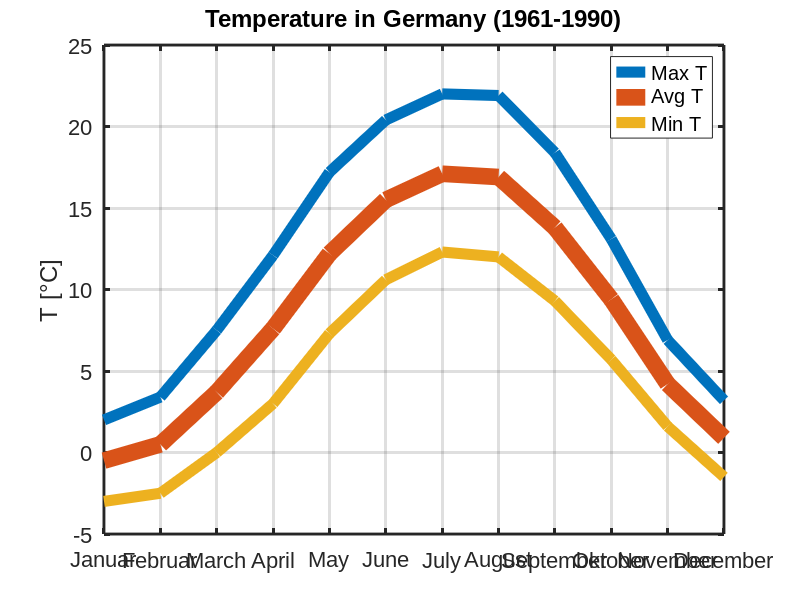

Here is the MATLAB script that generated this plot: (Note: this script raises an error after producing the figure.)
function tutorial_plot2svg
% First, let's look at the temperature in Germany depending on the month
% (averaged 1961-1990, source http://de.wikipedia.org/wiki/Klima)
name={'Januar','Februar','March','April','May','June','July','August','September','Oktober','November','December'};
avgT =[-0.5       0.5      3.7     7.6   12.2   15.5   17.1    16.9      13.8        9.4       4.2        0.9];
minT =[-3.0      -2.5      0.0     3.0    7.3   10.6   12.3    12.0       9.3        5.7       1.6       -1.5];
maxT =[ 2.0       3.4      7.5    12.1   17.2   20.4   22.0    21.9      18.4       13.1       6.9        3.2];
% Draw a new figure and set the default values for the text font
fig = figure;
set(fig,'DefaultAxesFontName','Arial')
set(fig,'DefaultAxesFontSize', 16)
% Let's plot the data
h = plot( 1:12, maxT, 1:12, avgT, 1:12, minT);
% Now we change the XTickLabels
set(gca, 'XTick', 1:12);
set(gca, 'XTickLabel', name);
% We change the LineWidth ...
set(h(2), 'LineWidth', 12);
set(h([1 3]), 'LineWidth', 8);
set(gca, 'LineWidth', 2);
% ... and add a legend
[h1,h2] = legend(h, {'Max T', 'Avg T', 'Min T'});
% Next we add a title, ylabel, grid, box on
title('Temperature in Germany (1961-1990)');
ylabel('T [°C]');
grid on
box on
axis([1 12 -5 25])

% Up to here we have created a standard Matlab figure.
% We create a svg plot as reference
plot2svg('temperature_standard.svg');
% Let's improve first the x-axis. The labels overlap. This doesn't look
% nice. Unfortunately, the tickmark labels do not have the same Matlab
% properties as standard text. Therfore, it is not possible to rotate them.
setting.svg.XTickLabelAngle = -40;
set(gca, 'UserData', setting);
% Just turning the labels won't help, as they would be cut at the bottom.
% Therfore, we shift the axes position up.
set(gca, 'Position', [0.13 0.21 0.720 0.715]);
% Now let's beautify the plot by adding some light and shadow
drop_shadow_lighting(h);
for i = 1:length(h2)
    if ~strcmp(get(h2(i),'Type'),'text')
        drop_shadow_lighting(h2(i));
    end
end
plot2svg('temperature_nicer.svg');
% But, this is not enough. To make it perfect we replace the line color by
% a background pixel image (1px x 50px). This pixel image is scaled to cover
% the whole axes region. 
colors = reshape(flipud(jet(50)),[50 1 3]);
imwrite(colors, 'gradient.png', 'png')
% To add the pixel image the used filter chain is modified.
drop_shadow_lighting_background(h, 'gradient.png');
for i = 1:length(h2)
    if ~strcmp(get(h2(i),'Type'),'text')
        drop_shadow_lighting_background(h2(i), 'gradient.png');
    end
end
plot2svg('temperature_perfect.svg');
% Filters are a very powerful feature of SVG. Unfortunately, not all SVG
% render tools give full support. The best browser for SVG filters at the
% moment seems to be Opera directly followed by Firefox. For Inkscape I had
% to add a workaround in the plot2svg as it does not correctly handle
% feImage filters. IE + RENESIS will not work as it does not support
% filters. IE + Adobe may work, but is not tested. The Safari browser may
% also fully support filters (not tested).



function drop_shadow_lighting(s)
% Draws a shadow and adds light effects.
% PRELIMINARY IMPLEMENTATION (Parameters may change)
% Parameters:
%   s : Array of plot object handles
svgBoundingBox(s, 'axes', 12, 'off');
svgGaussianBlur(s, 'SourceAlpha', 2, 'blur');
svgSpecularLightingDistant(s, 'blur', 1, 16, 2, 225, 45, 'lighting')
svgComposite(s, 'lighting', 'SourceGraphic', 'atop', 'obj');
svgGaussianBlur(s, 'SourceAlpha', 5, 'blur2');
svgOffset(s, 'blur2', [8 7], 'shade');
svgComposite(s, 'obj', 'shade', 'over', 'final');

function drop_shadow_lighting_background(s, background)
% Draws a shadow and adds light effects. The edge and face color of the
% elements is replaced by a background pixel graphic that is scaled to
% cover the axes
% PRELIMINARY IMPLEMENTATION (Parameters may change)
% Parameters:
%   s : Array of plot object handles
svgBoundingBox(s, 'axes', 12, 'off');
svgGaussianBlur(s, 'SourceAlpha', 2, 'blur');
svgSpecularLightingDistant(s, 'blur', 1, 16, 2, 225, 45, 'lighting')
svgImage(s, background, 'none', 'pic');
svgComposite(s, 'pic', 'SourceGraphic', 'atop', 'cut_pic');
svgComposite(s, 'lighting', 'cut_pic', 'atop', 'obj');
svgGaussianBlur(s, 'SourceAlpha', 5, 'blur2');
svgOffset(s, 'blur2', [8 7], 'shade');
svgComposite(s, 'obj', 'shade', 'over', 'final');


function svgBoundingBox(s, type, overlap, visible)
% Configures the bounding box of a SVG filter
% PRELIMINARY IMPLEMENTATION (Parameters may change)
% Parameters:
%   s : Array of plot object handles
%   type : [axes, element, relative]
%          Sets the filter bounding box to cover the axis reagion (axes), the
%          element extension (element or relative). Axes gives usually the
%          best results but may be slower.
%   overlap : Many filters need an overlap to work correctly.
%             Typical values for type 'axes' and 'element' -> 10
%             Typical values for type 'relative' -> 0.1
%   visible : Debugging functionality to see the bounding box used for an
%             object
for i = 1:length(s)
    userdata = get(s(i),'UserData');
    userdata.svg.BoundingBox.Visible = visible;    % Useful for debugging of bounding box for filters
    userdata.svg.BoundingBox.Type = type;          % [axes, element, relative]
    userdata.svg.BoundingBox.Overlap = overlap;
    set(s(i),'UserData', userdata);
end


function svgSpecularLightingDistant(s, source, specularConstant, specularExponent, surfaceScale, azimuth, elevation, result)
% Adds a feSpecularLighting SVG filter with distant light source
% PRELIMINARY IMPLEMENTATION (Parameters may change)
% Parameters:
%   s : Array of plot object handles
%   source : Any previous defined filter result string, 'SourceGraphic',
%            or 'SourceAlpha'.
%   specularConstant : Specular constant
%   specularExponent : Specular exponent
%   surfaceScale : Surface scaling factor
%   azimuth : Light azimuth angle [deg], typical 225.
%   elevation : Light elevation angle [deg], typical 45.
%   result : String that identifies the filter result for following filter
%            stages.
for i = 1:length(s)
    userdata = get(s(i),'UserData');
    if isfield(userdata, 'svg') && isfield(userdata.svg, 'Filter')
        next = length(userdata.svg.Filter) + 1;
    else
        next = 1;
    end
    userdata.svg.Filter(next).Subfilter.Type = 'feSpecularLighting';
    userdata.svg.Filter(next).Subfilter.Source = source;
    userdata.svg.Filter(next).Subfilter.Result = result;
    userdata.svg.Filter(next).Subfilter.SpecularConstant = specularConstant; 
    userdata.svg.Filter(next).Subfilter.SpecularExponent = specularExponent;
    userdata.svg.Filter(next).Subfilter.SurfaceScale = surfaceScale;
    userdata.svg.Filter(next).Subfilter.LightType = 'feDistantLight';
    userdata.svg.Filter(next).Subfilter.Azimuth = azimuth;
    userdata.svg.Filter(next).Subfilter.Elevation = elevation;
    set(s(i),'UserData', userdata);
end

function svgImage(s, file, aspectRatio, result)
% Adds a feImage SVG filter
% PRELIMINARY IMPLEMENTATION (Parameters may change)
% Parameters:
%   s : Array of plot object handles
%   file : Pixel graphics file name (png or jpeg) with extension.
%   aspectRatio: 'none' -> scale to bounding box limits
%                'xMinYMin meet', 'xMinYMin slice', 'xMidYMid meet', ...
%                -> see SVG 1.1 specification
%   result : String that identifies the filter result for following filter
%            stages.   
for i = 1:length(s)
    userdata = get(s(i),'UserData');
    if isfield(userdata, 'svg') && isfield(userdata.svg, 'Filter')
        next = length(userdata.svg.Filter) + 1;
    else
        next = 1;
    end
    userdata.svg.Filter(next).Subfilter.Type = 'feImage';
    userdata.svg.Filter(next).Subfilter.File = file;
    userdata.svg.Filter(next).Subfilter.AspectRatio = aspectRatio;
    userdata.svg.Filter(next).Subfilter.Result = result;
    set(s(i),'UserData', userdata);
end

function svgGaussianBlur(s, source, deviation, result)
% Adds a feGaussianBlur SVG filter
% PRELIMINARY IMPLEMENTATION (Parameters may change)
% Parameters:
%   s : Array of plot object handles
%   source : Any previous defined filter result string, 'SourceGraphic',
%            or 'SourceAlpha'.
%   deviation : Blur strength
%   result : String that identifies the filter result for following filter
%            stages.   
for i = 1:length(s)
    userdata = get(s(i),'UserData');
    if isfield(userdata, 'svg') && isfield(userdata.svg, 'Filter')
        next = length(userdata.svg.Filter) + 1;
    else
        next = 1;
    end
    userdata.svg.Filter(next).Subfilter.Type = 'feGaussianBlur';
    userdata.svg.Filter(next).Subfilter.Deviation = deviation;
    userdata.svg.Filter(next).Subfilter.Source = source;
    userdata.svg.Filter(next).Subfilter.Result = result;
    set(s(i),'UserData', userdata);
end


function svgOffset(s, source, offset, result)
% Adds a feOffset SVG filter
% PRELIMINARY IMPLEMENTATION (Parameters may change)
% Parameters:
%   s : Array of plot object handles
%   source : Any previous defined filter result string, 'SourceGraphic',
%            or 'SourceAlpha'.
%   offset : Offset value [x y]
%   result : String that identifies the filter result for following filter
%            stages.   
for i = 1:length(s)
    userdata = get(s(i),'UserData');
    if isfield(userdata, 'svg') && isfield(userdata.svg, 'Filter')
        next = length(userdata.svg.Filter) + 1;
    else
        next = 1;
    end
    userdata.svg.Filter(next).Subfilter.Type = 'feOffset';
    userdata.svg.Filter(next).Subfilter.Source = source;
    userdata.svg.Filter(next).Subfilter.Offset = offset;
    userdata.svg.Filter(next).Subfilter.Result = result;
    set(s(i),'UserData', userdata);
end

function svgComposite(s, source1, source2, operator, result)
% Adds a feComposite SVG filter
% PRELIMINARY IMPLEMENTATION (Parameters may change)
% Parameters:
%   s : Array of plot object handles
%   source1 : Any previous defined filter result string, 'SourceGraphic',
%             or 'SourceAlpha'.
%   source2 : Any previous defined filter result string, 'SourceGraphic',
%             or 'SourceAlpha'.
%   operator : Operator 'over','in','out','atop','xor','arithmetic'
%              -> see SVG 1.1 specification. 'arithmetic' is not yet
%              supported.
%   result : String that identifies the filter result for following filter
%            stages.   
for i = 1:length(s)
    userdata = get(s(i),'UserData');
    if isfield(userdata, 'svg') && isfield(userdata.svg, 'Filter')
        next = length(userdata.svg.Filter) + 1;
    else
        next = 1;
    end
    userdata.svg.Filter(next).Subfilter.Type = 'feComposite';
    userdata.svg.Filter(next).Subfilter.Source1 = source1;
    userdata.svg.Filter(next).Subfilter.Source2 = source2;
    userdata.svg.Filter(next).Subfilter.Operator = operator;
    userdata.svg.Filter(next).Subfilter.Result = result;
    set(s(i),'UserData', userdata);
end